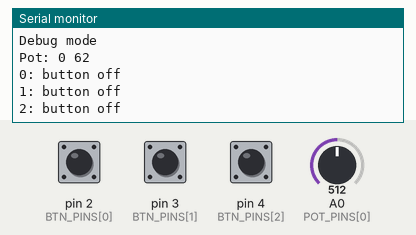
A program run on a simulated Arduino Uno, built with avr-gcc and run on an emulated ATmega328P. Parts: the last lines printed to the serial monitor. The test bench sets the inputs (shaded band); at power-on: pin 2 (BTN_PINS[0]) HIGH, pin 3 (BTN_PINS[1]) HIGH, pin 4 (BTN_PINS[2]) HIGH, A0 (POT_PINS[0]) = 512.

Above: at 1.2 s.
1.3 s: pin 2 (BTN_PINS[0]) pulled LOW for 0.15 s
At 1.43 s:
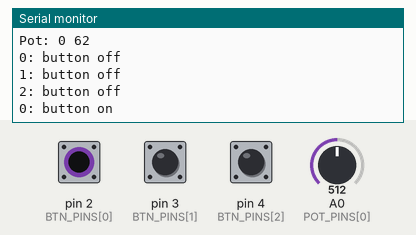
2.9 s: pin 3 (BTN_PINS[1]) pulled LOW for 0.15 s
At 4.1 s:
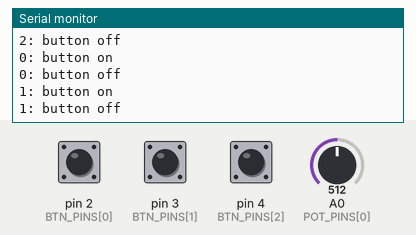
4.5 s: pin 4 (BTN_PINS[2]) pulled LOW for 0.15 s
At 5.3 s:
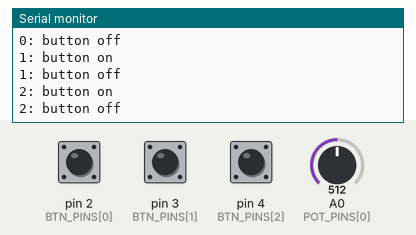
Timing chart, 0 to 7.5 s (numbered marks = the images above; inputs shaded):
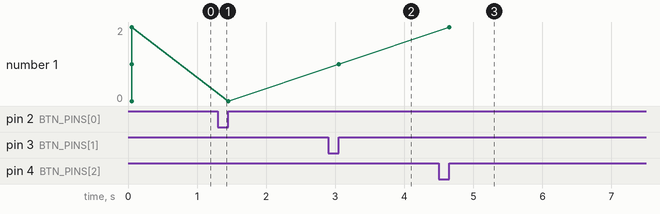

Measured:
- after the input at 1.3 s, the serial monitor: prints a new line at once (image 1)
- after the input at 2.9 s, the serial monitor: prints a new line at once (image 2)
- after the input at 4.5 s, the serial monitor: prints a new line at once (image 3)
- plotted number 1: 1 → 2 after the input at 4.5 s

The program:

main.cpp
```cpp
#include <Arduino.h>
#include <MIDI.h>
#include <ResponsiveAnalogRead.h>

// Buttons
const int NUM_BTNS = 3;
const int BTN_PINS[NUM_BTNS] = {2, 3, 4};

int CURR_BTN_ST[NUM_BTNS] = {};
int PREV_BTN_ST[NUM_BTNS] = {};

// Debounce
unsigned long LAST_DEB_TM[NUM_BTNS] = {0};
unsigned long DEB_DELAY = 50;

// Pots
const int NUM_POTS = 1;
const int POT_PINS[NUM_POTS] = {A0};

int CURR_POT_ST[NUM_POTS] = {0};
int PREV_POT_ST[NUM_POTS] = {0};
int POT_ST_DIFF = 0;

int CURR_MIDI_ST[NUM_POTS] = {0};
int PREV_MIDI_ST[NUM_POTS] = {0};

const int TIMEOUT = 300;
const int DIFF_THRESH = 20;
boolean POT_MOVE = true;
unsigned long POT_TIME[NUM_POTS] = {0};
unsigned long TIMER[NUM_POTS] = {0};

int READING = 0;

float SNAP_MULT = 0.01;
ResponsiveAnalogRead RESP_POT[NUM_POTS] = {};

int POT_MIN = 10;
int POT_MAX = 1023;

// MIDI
byte MIDI_CH = 0;
byte NOTE = 36;
byte CC = 1;

void setup()
{
  // put your setup code here, to run once:
  Serial.begin(115200);

  Serial.println("Debug mode");
  Serial.println();

  for (int i = 0; i < NUM_BTNS; i++)
  {
    pinMode(BTN_PINS[i], INPUT_PULLUP);
  }

  for (int i = 0; i < NUM_POTS; i++)
  {
    RESP_POT[i] = ResponsiveAnalogRead(POT_PINS[i], true, SNAP_MULT);
    RESP_POT[i].setAnalogResolution(1023);
  }
}

void buttons()
{
  for (int i = 0; i < NUM_BTNS; i++)
  {
    CURR_BTN_ST[i] = digitalRead(BTN_PINS[i]);

    if ((millis() - LAST_DEB_TM[i]) > DEB_DELAY)
    {
      if (PREV_BTN_ST[i] != CURR_BTN_ST[i])
      {
        LAST_DEB_TM[i] = millis();

        if (CURR_BTN_ST[i] == LOW)
        {
          Serial.print(i);
          Serial.println(": button on");
        }
        else
        {
          Serial.print(i);
          Serial.println(": button off");
        }

        PREV_BTN_ST[i] = CURR_BTN_ST[i];
      }
    }
  }
}

void pots()
{
  for (int i = 0; i < NUM_POTS; i++)
  {
    READING = analogRead(POT_PINS[i]);
    RESP_POT[i].update(READING);
    CURR_POT_ST[i] = RESP_POT[i].getValue();

    CURR_POT_ST[i] = analogRead(POT_PINS[i]);

    CURR_MIDI_ST[i] = map(CURR_POT_ST[i], POT_MIN, POT_MAX, 0, 127);

    if (CURR_MIDI_ST[i] < 0)
    {
      CURR_MIDI_ST[i] = 0;
    }
    if (CURR_MIDI_ST[i] > 127)
    {
      CURR_MIDI_ST[i] = 0;
    }

    POT_ST_DIFF = abs(CURR_POT_ST[i] - PREV_POT_ST[i]);

    if (POT_ST_DIFF > DIFF_THRESH)
    {
      POT_TIME[i] = millis();
    }

    TIMER[i] = millis();

    if (TIMER[i] < TIMEOUT)
    {
      POT_MOVE = true;
    }
    else
    {
      POT_MOVE = false;
    }

    if (POT_MOVE == true)
    {
      if (PREV_MIDI_ST[i] != CURR_MIDI_ST[i])
      {
        Serial.print("Pot: ");
        Serial.print(i);
        Serial.print(" ");
        Serial.println(CURR_MIDI_ST[i]);

        PREV_POT_ST[i] = CURR_POT_ST[i];
        PREV_MIDI_ST[i] = CURR_MIDI_ST[i];
      }
    }
  }
}

void loop()
{
  // put your main code here, to run repeatedly:
  buttons();
  pots();
}
```
